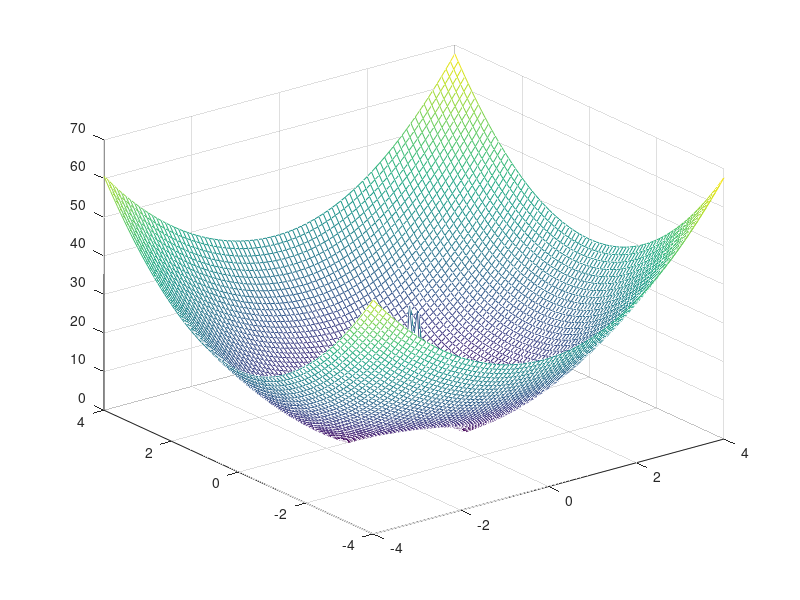

The MATLAB source for this figure:
%Transformacja Z
clc; close all; clear;
%Sygnał z wykładu
N=4;
x=[2,1,-1,3];

dz=0.1;
[X,Y]=meshgrid(-4:dz:4,-4:dz:4);
z=X+j*Y;
Z=zeros(length(z(1,:)),length(z(:,1)));
    for k=1:length(z(1,:))
        for l=1:length(z(:,1))
            for i=1:N
                Z(k,l)=Z(k,l)+x(i)*z(k,l)^(-(i-3));
            end
        end
    end

    figure(1)
        mesh(X,Y,abs(Z));
        grid on;
